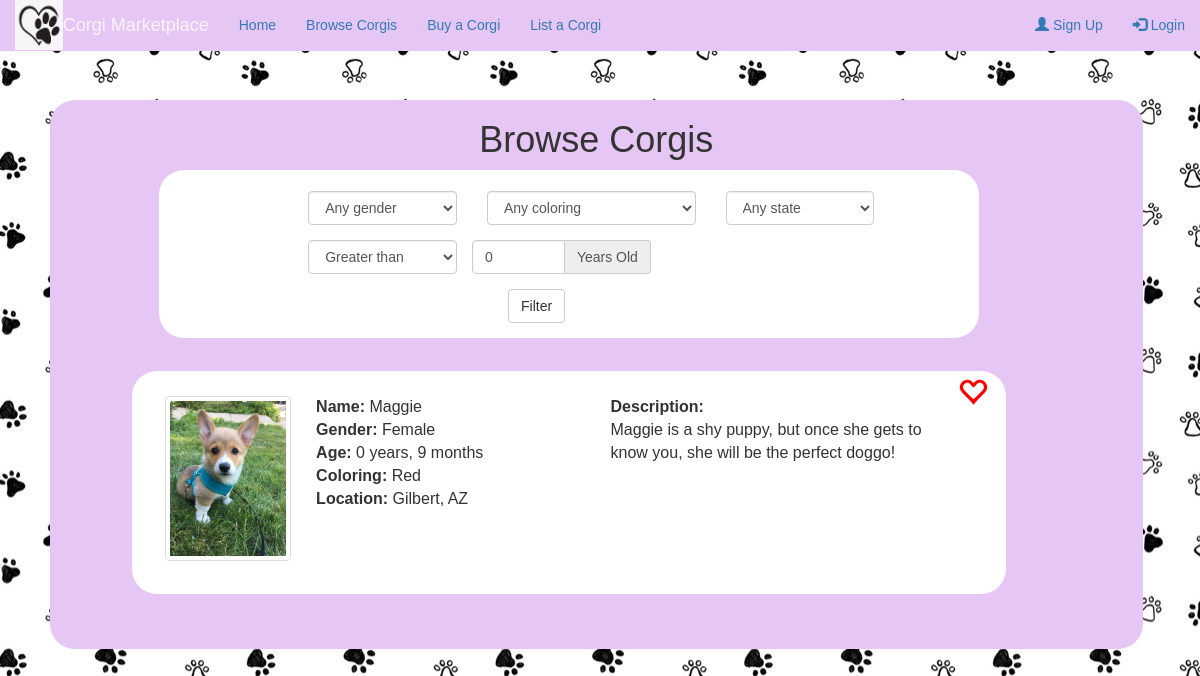
Screenshot of /corgi/2/ with the database file from the repository.
### corgi_store/models.py (models this page shows, shortened)
class Corgi(models.Model):
    COLOR_CHOICES = [
        ('red', 'Red'),
        ('rh-tc', 'Red-Headed Tricolor'),
        ('bh-tc', 'Black-Headed Tricolor'),
        ('sable', 'Sable'),
        ('fawn', 'Fawn'),
        ('other', 'Other')
    ]
    name = models.CharField(max_length=120)
    age_years = models.IntegerField(default=0)
    age_months = models.IntegerField(default=0)
    gender = models.CharField(max_length=1, choices=[('M', 'Male'), ('F', 'Female'), ('X', 'Other')], default='X')
    coloring = models.CharField(max_length=5, choices=COLOR_CHOICES, default='red')
    city = models.CharField(max_length=120)
    state = models.CharField(max_length=120)
    description = models.CharField(max_length=300)
    objects = CorgiManager()

### corgi_store/views.py (the view)
# urls.py: path('corgi/<int:corgi_id>/', views.detail, name='detail'),
def detail(request, corgi_id):
    return render(request, 'browse.html', {'corgis': [Corgi.objects.get(id=corgi_id)]})

### corgi_store/templates/browse.html (shortened to what this page needs)
{% include 'base.html' with user=user %}
{% block content %}
<div id="page" class="page">
	<div class="home">
		<div class="browse-box">
			<h1>Browse Corgis</h1>
			<div class="filter">
				<form class="form-horizontal">
					<div class="form-group">
						<div class="row">
		    				<div class="col-sm-3">
		      					<select name="filter-gender" class="form-control" id="filter-gender" required>
		      						<option selected >Any gender</option>
		     					</select>
		    				</div>
		    				<div class="col-sm-4">
		      					<select name="filter-coloring" class="form-control" id="filter-coloring" required>
		      						<option selected >Any coloring</option>
		     					</select>
		    				</div>
		    				<div class="col-sm-3">
		      					<select name="filter-state" class="form-control" id="filter-state" required>
		      						<option selected >Any state</option>
		     					</select>
		    				</div>
	  					</div>
					 </div>
					<div class="form-group">
						 <div class="row">
							 <div class="col-sm-3">
		      					<select name="filter-age" class="form-control" id="filter-age" required>
		      						<option selected >Greater than</option>
		     					</select>
		    				</div>
							 <div class="input-group col-sm-3">
					    		<input id="filter-year" type="number" class="form-control" name="filter-year" value=0 required>
					   			<span class="input-group-addon">Years Old</span>
			  				</div>
			  			</div>
			  		</div>
			  		<div class="form-group">
			  			<div class="col-sm-offset-3 col-sm-2">
	      					<button type="submit" class="btn btn-default">Filter</button>
	    				</div>
			  		</div>
				</form>
			</div>
		    {% for corgi in corgis %}
				<div class="one-corgi">
					<div class="favorite" id="favorite{{ corgi.id }}">
            {% if corgi.id in favorites %}
            <span class="glyphicon glyphicon-heart" style="color:red;" onclick="unfavorite({{ corgi.id }})"></span>
            {% else %}
						<span class="glyphicon glyphicon-heart-empty" style="color:red;" onclick="favorite({{ corgi.id }});"></span>
            {% endif %}
					</div>
					<img src="/static/images/corgi-browse.jpg" alt="Corgi home" class="img-thumbnail" width="15%" style="margin-top:3%">
					<div class="corgi-info">
						<b>Name: </b>{{ corgi.name }}<br>
						<b>Gender: </b>{{ corgi.gender }} <br>
						<b>Age: </b>{{ corgi.age_years }} years, {{ corgi.age_months }} months <br>
						<b>Coloring: </b>{{ corgi.coloring }} <br>
						<b>Location: </b>{{ corgi.city }}, {{ corgi.state }} <br>
					</div>
					<div class="corgi-description">
						<b>Description:</b><br>{{ corgi.description }}
					</div>
				</div>
		    {% endfor %}
		</div>
	</div>
</div>
{% endblock %}

### corgi_store/static/style.css (style rules this page uses)
.home { margin-top: 100px; margin-left: 50px; }
body { background-image: url("./images/paw-background.jpg"); font-family: "Arial"; }
img { float: left; }
.browse-box { background-color:#E6C6F5; width: 95%; float: left; border-radius: 25px; text-align: center; margin-bottom: 3%; }
.one-corgi { background-color:#FFFFFF; float: left; padding: 3%; padding-right: 0%; padding-top: 0%; margin-left: 7.5%; width: 80%; border-radius: 25px; text-align: center; font-size: 16px; margin-bottom: 5%; }
.corgi-info { margin-top: 3%; float: left; font-size: 16px; padding-left: 3%; text-align: left; word-wrap: break-word; width: 35% }
.corgi-description { float: left; font-size: 16px; padding-left: 3%; text-align: left; word-wrap: break-word; width: 42%; margin-top: 3%; }
.favorite { float:right; width:8% }
.glyphicon.glyphicon-heart-empty { font-size: 30px; margin-top: 5px; right-margin: 3px; }
.filter { background-color: #FFFFFF; width: 75%; margin-left: 10%; margin-bottom: 3%; border-radius: 25px; float: left; padding-top: 2%; padding-left:15%; }

### rows the page displays
Corgi: name "Maggie", gender "Female", age_years "0", age_months "9", coloring "Red", city "Gilbert", state "AZ", description "Maggie is a shy puppy, but once she gets to know you, she will be the perfect doggo!"
